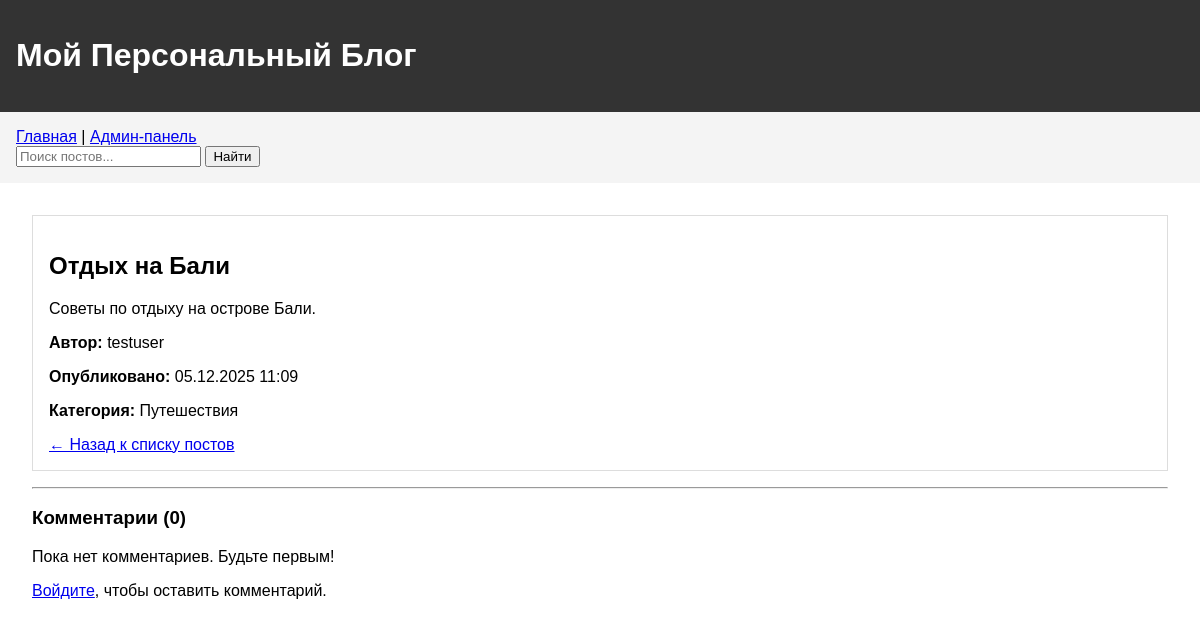
The page /post/8/ on the database its author committed.
### blog/models.py (models this page shows, shortened)
class Post(models.Model):
    title = models.CharField(max_length=200, verbose_name='Заголовок')
    content = models.TextField(verbose_name='Содержание')
    created_date = models.DateTimeField(default=timezone.now, verbose_name='Дата создания')
    published_date = models.DateTimeField(blank=True, null=True, verbose_name='Дата публикации')
    author = models.ForeignKey(User, on_delete=models.CASCADE, verbose_name='Автор')
    category = models.ForeignKey(Category, on_delete=models.SET_NULL, null=True, verbose_name='Категория')
    image = models.ImageField(upload_to='post_images/', blank=True, null=True, verbose_name='Изображение')
    class Meta:
        verbose_name = 'Пост'
        verbose_name_plural = 'Посты'

class Category(models.Model):
    name = models.CharField(max_length=100, verbose_name='Название категории')
    description = models.TextField(blank=True, verbose_name='Описание')
    class Meta:
        verbose_name = 'Категория'
        verbose_name_plural = 'Категории'

### blog/views.py (the view)
# urls.py: path('post/<int:pk>/', views.post_detail, name='post_detail'),
def post_detail(request, pk):
    post = get_object_or_404(Post, pk=pk)
    comments = post.comments.filter(approved_comment=True)
    if request.method == 'POST':
        form = CommentForm(request.POST)
        if form.is_valid() and request.user.is_authenticated:
            comment = form.save(commit=False)
            comment.post = post
            comment.author = request.user
            comment.save()
            return redirect('post_detail', pk=post.pk)
    else:
        form = CommentForm()
    return render(request, 'blog/post_detail.html', {
        'post': post,
        'comments': comments,
        'form': form
    })

### blog/forms.py
class CommentForm(forms.ModelForm):
    class Meta:
        model = Comment
        fields = ['text']
        widgets = {
            'text': forms.Textarea(attrs={'rows': 4, 'cols': 40}),
        }
        labels = {
            'text': 'Ваш комментарий',
        }

### blog/templates/blog/post_detail.html (shortened to what this page needs)
{% extends 'blog/base.html' %}
{% block content %}
<article class="post">
    <h2>{{ post.title }}</h2>
    <p>{{ post.content|linebreaks }}</p>
    <div class="post-meta">
        <p><strong>Автор:</strong> {{ post.author }}</p>
        <p><strong>Опубликовано:</strong> {{ post.published_date|date:"d.m.Y H:i" }}</p>
        <p><strong>Категория:</strong> {{ post.category.name }}</p>
    </div>
    <a href="{% url 'post_list' %}">← Назад к списку постов</a>
</article>
<hr>
<div class="comments-section">
    <h3>Комментарии ({{ comments.count }})</h3>
    {% for comment in comments %}
        <div class="comment">
            <div class="comment-header">
                <strong>{{ comment.author }}</strong>
                <span class="comment-date">{{ comment.created_date|date:"d.m.Y H:i" }}</span>
            </div>
            <p>{{ comment.text|linebreaks }}</p>
        </div>
    {% empty %}
        <p>Пока нет комментариев. Будьте первым!</p>
    {% endfor %}
    {% if user.is_authenticated %}
        <div class="comment-form">
            <h4>Добавить комментарий</h4>
            <form method="post">
                {% csrf_token %}
                {{ form.as_p }}
                <button type="submit">Отправить</button>
            </form>
        </div>
    {% else %}
        <p><a href="{% url 'admin:login' %}">Войдите</a>, чтобы оставить комментарий.</p>
    {% endif %}
</div>
{% endblock %}

### blog/templates/blog/base.html (style rules this page uses)
body { font-family: Arial, sans-serif; margin: 0; padding: 0; }
.post { border: 1px solid #ddd; margin-bottom: 1rem; padding: 1rem; }

### rows shown on the page
Post: title "Отдых на Бали", content "Советы по отдыху на острове Бали.", author "testuser", published_date "05.12.2025 11:09", category.name "Путешествия"

### other values the page prints
{{ comments.count }} "0"
